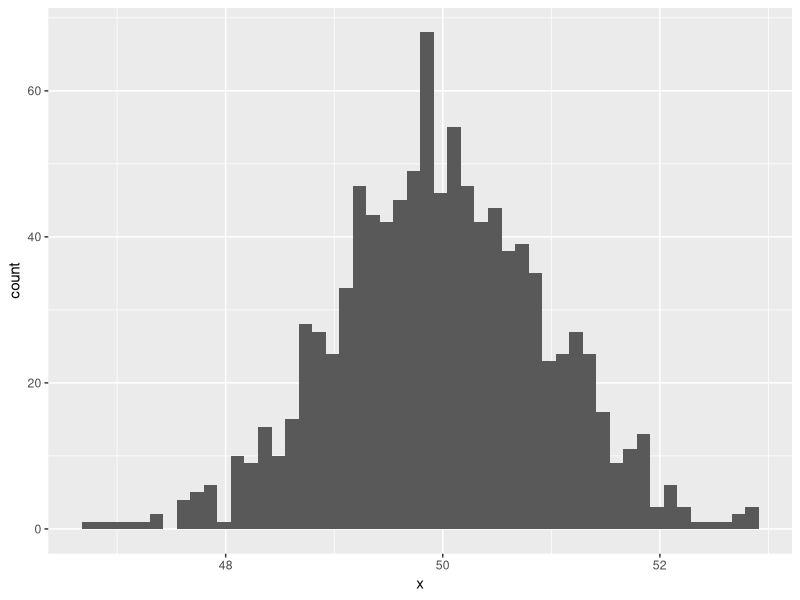
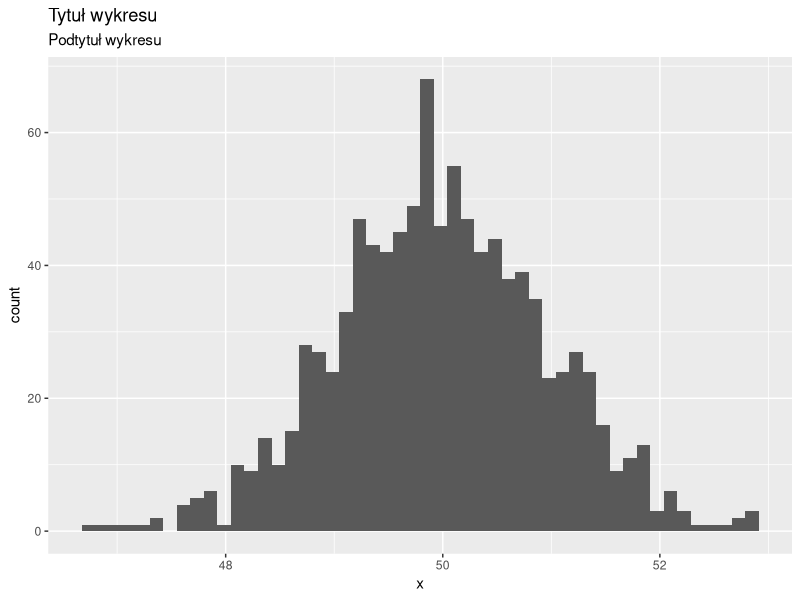
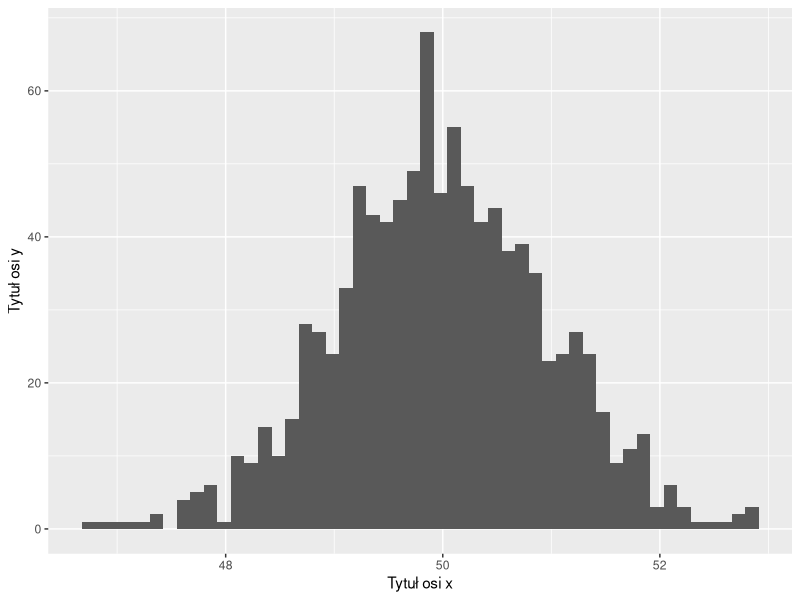
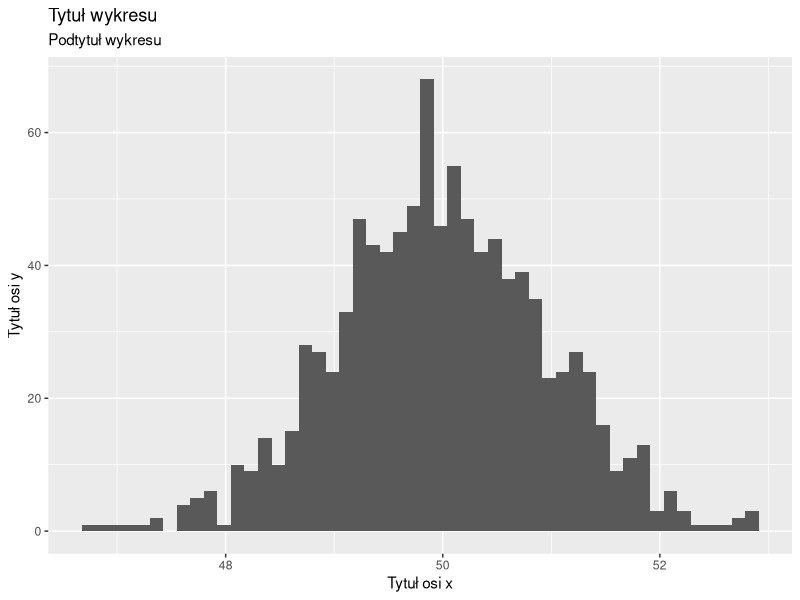
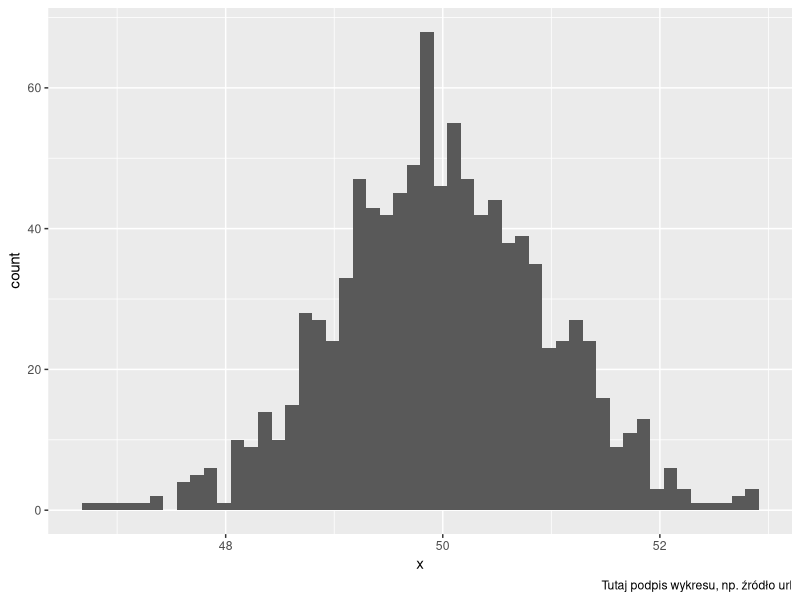

R code for these plots, in order:
## ---- chunk 1
library(ggplot2)
x = rnorm(n = 1000, mean = 50)
plot = ggplot() + geom_histogram(aes(x), bins = 50)
plot
## ---- chunk 2
plot +
  ggtitle(label = 'Tytuł wykresu', subtitle = 'Podtytuł wykresu')
## ---- chunk 3
plot +
  xlab('Tytuł osi x') +
  ylab('Tytuł osi y')
## ---- chunk 4
plot +
  labs(title= 'Tytuł wykresu', 
       subtitle = 'Podtytuł wykresu', 
       x = 'Tytuł osi x',
       y = 'Tytuł osi y')
## ---- chunk 5
plot +
  labs(caption = 'Tutaj podpis wykresu, np. źródło url')
